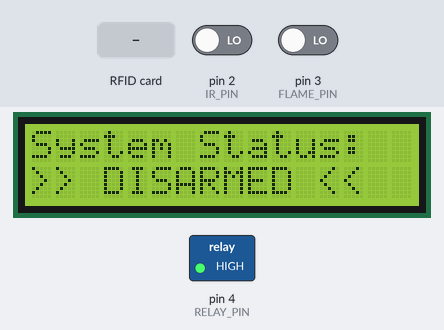
This sketch was run on a simulated Arduino Uno, built with avr-gcc and run on an emulated ATmega328P. Shown: 16×2 character LCD, switched loads named in the sketch (green lamp = pin HIGH). The inputs (shaded band) are chosen by the test bench; at power-on: pin 2 (IR_PIN) LOW, pin 3 (FLAME_PIN) LOW. Pins used as bus, display or sensor lines are not drawn; what the sketch prints to the serial monitor is not drawn.

Above: at 1.3 s.
1.4 s: RFID card 8E DA 6E 05 held to the reader
At 2.2 s:
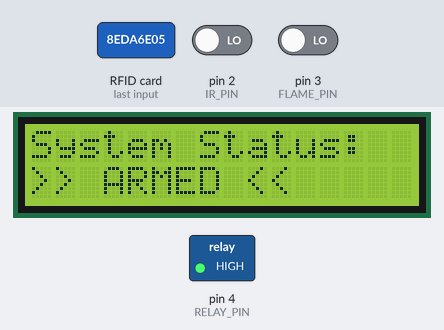
At 3.4 s:
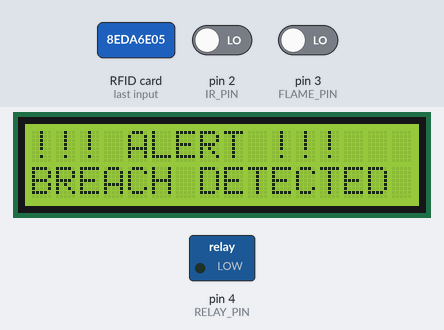
3.9 s: RFID card 5E 7A 19 C4 held to the reader
At 5.1 s:
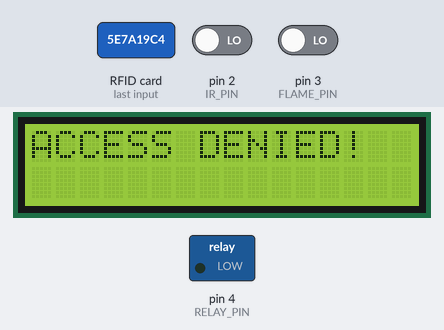
Timing chart, 0 to 6.9 s (numbered marks = the images above; inputs shaded):
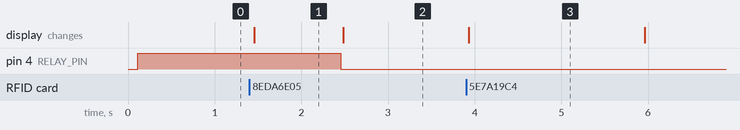

The sketch:

security_system_code.ino
```cpp
#include <SPI.h>
#include <MFRC522.h>
#include <Wire.h>
#include <LiquidCrystal_I2C.h>

//PIN DEFINITIONS

#define SS_PIN 10
#define RST_PIN 9
#define IR_PIN 2       // Infrared Sensor
#define FLAME_PIN 3    // Flame Sensor
#define RELAY_PIN 4    // Relay Module

// OBJECT INITIALIZATION

MFRC522 mfrc522(SS_PIN, RST_PIN);
LiquidCrystal_I2C lcd(0x27, 16, 2);

// SYSTEM VARIABLES

bool isArmed = false;
bool alarmTriggered = false; // To track if alarm is currently ringing

// THE MASTER KEY UID = (8E DA 6E 5)

byte masterTag[4] = {0x8E, 0xDA, 0x6E, 0x05};

void setup() {
  Serial.begin(9600);
  SPI.begin();
  mfrc522.PCD_Init();

  lcd.init();
  lcd.backlight();

  // SETUP SENSOR PINS

  pinMode(IR_PIN, INPUT);
  pinMode(FLAME_PIN, INPUT);
  pinMode(RELAY_PIN, OUTPUT);

  digitalWrite(RELAY_PIN, HIGH);

  updateLCD();
  Serial.println("System Ready. Waiting for Master Key...");
}

void loop() {
  // PHASE 1 : SECURITY LOGIC (Only runs if ARMED)
  if (isArmed) {
    checkSensors();
  }

  // PHASE 2 : RFID KEYPAD LOGIC
  // Look for new cards
  if (!mfrc522.PICC_IsNewCardPresent()) return;
  if (!mfrc522.PICC_ReadCardSerial()) return;

  // Check Tag
  if (checkMasterTag(mfrc522.uid.uidByte)) {
    // TOGGLE ARM STATE
    isArmed = !isArmed;

    // If we disarm, silence the alarm immediately
    if (!isArmed) {
      digitalWrite(RELAY_PIN, HIGH); // Turn Relay OFF
      alarmTriggered = false;
    }

    updateLCD();
    delay(1000);
  } else {
    denyAccess();
  }

  mfrc522.PICC_HaltA();
  mfrc522.PCD_StopCrypto1();
}

//Check Sensors
void checkSensors() {
  // Note: IR sensors usually send LOW when obstacle detected
  // Flame sensors usually send LOW when fire detected
  // You may need to change == LOW to == HIGH depending on your specific sensor calibration

  int irStatus = digitalRead(IR_PIN);
  int flameStatus = digitalRead(FLAME_PIN);

  if (irStatus == LOW || flameStatus == LOW) {
    triggerAlarm();
  }
}

//Trigger Alarm
void triggerAlarm() {
  // Only update screen/relay if we haven't already triggered to avoid screen flickering
  if (!alarmTriggered) {
    alarmTriggered = true;
    digitalWrite(RELAY_PIN, LOW); // Turn Relay ON (Active Low)

    lcd.clear();
    lcd.setCursor(0, 0);
    lcd.print("!!! ALERT !!!");
    lcd.setCursor(0, 1);
    lcd.print("BREACH DETECTED");

    Serial.println("!!! ALARM TRIGGERED !!!");
  }
}

// Compare the tag scanned to Master Tag by UID
boolean checkMasterTag(byte *scannedTag) {
  for (int i = 0; i < 4; i++) {
    if (scannedTag[i] != masterTag[i]) return false;
  }
  return true;
}

// Show Access Denied message on the LCD display
void denyAccess() {
  lcd.clear();
  lcd.setCursor(0, 0);
  lcd.print("ACCESS DENIED!");

  Serial.println("!!! ACCESS DENIED !!!");

  delay(2000);
  updateLCD();
}

// Update Main Status Screen on serial monitor
void updateLCD() {
  lcd.clear();
  lcd.setCursor(0, 0);
  lcd.print("System Status:");
  lcd.setCursor(0, 1);

  Serial.print("System Status: ");

  if (isArmed) {
    lcd.print(">> ARMED <<");
    Serial.println(">> ARMED <<");
  } else {
    lcd.print(">> DISARMED <<");
    Serial.println(">> DISARMED <<");
  }
}
```

Measured:
- after the input at 1.4 s, pin 4 (RELAY_PIN): HIGH → LOW after 1.1 s; the display: changes after 0.05 s (image 1)
- after the input at 3.9 s, the display: changes at once (image 3)
- what the display in image 1 shows lasts 1.0 s, from 1.5 s to 2.5 s
- what the display in image 3 shows lasts 2.1 s, from 3.9 s to 6.0 s
